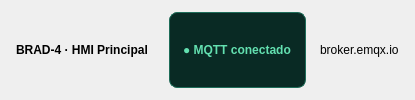
     <widget class="QFrame" name="frameTopBar">
      <property name="frameShape">
       <enum>QFrame::NoFrame</enum>
      </property>
      <layout class="QHBoxLayout" name="horizontalLayout_topbar">
       <property name="spacing">
        <number>14</number>
       </property>
       <property name="leftMargin">
        <number>16</number>
       </property>
       <property name="topMargin">
        <number>12</number>
       </property>
       <property name="rightMargin">
        <number>16</number>
       </property>
       <property name="bottomMargin">
        <number>12</number>
       </property>
       <item>
        <widget class="QLabel" name="labelTitle">
         <property name="font">
          <font>
           <weight>75</weight>
           <bold>true</bold>
          </font>
         </property>
         <property name="text">
          <string>BRAD-4 · HMI Principal</string>
         </property>
        </widget>
       </item>
       <item>
        <spacer name="horizontalSpacer_top">
         <property name="orientation">
          <enum>Qt::Horizontal</enum>
         </property>
        </spacer>
       </item>
       <item>
        <widget class="QLabel" name="labelMqttStatus">
         <property name="styleSheet">
          <string notr="true">background-color:#092A24; color:#63E0B0; font-weight:600; padding:4px 10px; border-radius:8px; border:1px solid #1E6D59;</string>
         </property>
         <property name="text">
          <string>● MQTT conectado</string>
         </property>
        </widget>
       </item>
       <item>
        <widget class="QLabel" name="labelBroker">
         <property name="text">
          <string>broker.emqx.io</string>
         </property>
        </widget>
       </item>
      </layout>
     </widget>
